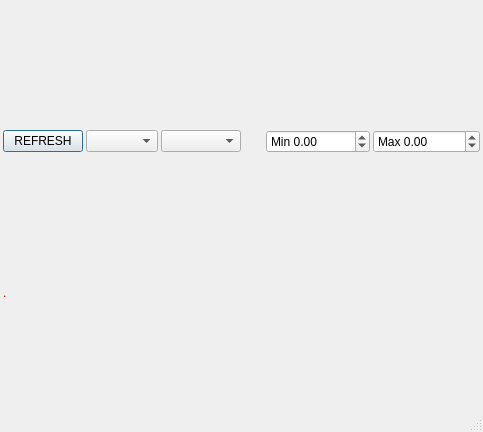
<?xml version="1.0" encoding="UTF-8"?>
<ui version="4.0">
 <class>Dialog</class>
 <widget class="QDialog" name="Dialog">
  <property name="geometry">
   <rect>
    <x>0</x>
    <y>0</y>
    <width>483</width>
    <height>432</height>
   </rect>
  </property>
  <property name="font">
   <font>
    <pointsize>9</pointsize>
   </font>
  </property>
  <property name="windowTitle">
   <string>Configure Axis</string>
  </property>
  <property name="autoFillBackground">
   <bool>true</bool>
  </property>
  <property name="sizeGripEnabled">
   <bool>true</bool>
  </property>
  <property name="modal">
   <bool>false</bool>
  </property>
  <layout class="QGridLayout" name="gridLayout">
   <property name="leftMargin">
    <number>3</number>
   </property>
   <property name="topMargin">
    <number>3</number>
   </property>
   <property name="rightMargin">
    <number>3</number>
   </property>
   <property name="bottomMargin">
    <number>0</number>
   </property>
   <property name="spacing">
    <number>3</number>
   </property>
   <item row="0" column="2">
    <widget class="QComboBox" name="subSelection">
     <property name="sizePolicy">
      <sizepolicy hsizetype="Maximum" vsizetype="Fixed">
       <horstretch>0</horstretch>
       <verstretch>0</verstretch>
      </sizepolicy>
     </property>
     <property name="minimumSize">
      <size>
       <width>80</width>
       <height>0</height>
      </size>
     </property>
     <property name="maximumSize">
      <size>
       <width>16777215</width>
       <height>16777215</height>
      </size>
     </property>
    </widget>
   </item>
   <item row="0" column="5">
    <widget class="QDoubleSpinBox" name="minValue">
     <property name="minimumSize">
      <size>
       <width>100</width>
       <height>0</height>
      </size>
     </property>
     <property name="prefix">
      <string>Min </string>
     </property>
     <property name="minimum">
      <double>-65535.000000000000000</double>
     </property>
     <property name="maximum">
      <double>65535.000000000000000</double>
     </property>
    </widget>
   </item>
   <item row="0" column="6">
    <widget class="QDoubleSpinBox" name="maxValue">
     <property name="minimumSize">
      <size>
       <width>100</width>
       <height>0</height>
      </size>
     </property>
     <property name="prefix">
      <string>Max </string>
     </property>
     <property name="minimum">
      <double>-65535.000000000000000</double>
     </property>
     <property name="maximum">
      <double>65535.000000000000000</double>
     </property>
    </widget>
   </item>
   <item row="0" column="1">
    <widget class="QComboBox" name="availableInputs">
     <property name="maximumSize">
      <size>
       <width>200</width>
       <height>16777215</height>
      </size>
     </property>
    </widget>
   </item>
   <item row="0" column="0">
    <widget class="QPushButton" name="pushButton">
     <property name="text">
      <string>REFRESH</string>
     </property>
    </widget>
   </item>
   <item row="1" column="0" colspan="7">
    <layout class="QGridLayout" name="gaugeLayout">
     <property name="spacing">
      <number>3</number>
     </property>
    </layout>
   </item>
   <item row="2" column="0" colspan="7">
    <layout class="QHBoxLayout" name="configLayout">
     <item>
      <widget class="QLabel" name="message">
       <property name="maximumSize">
        <size>
         <width>16777215</width>
         <height>20</height>
        </size>
       </property>
       <property name="styleSheet">
        <string notr="true">color: rgb(204, 0, 0);
font: 13pt &quot;Ubuntu&quot;;</string>
       </property>
       <property name="text">
        <string>.</string>
       </property>
      </widget>
     </item>
    </layout>
   </item>
  </layout>
 </widget>
 <resources>
  <include location="res.qrc"/>
 </resources>
 <connections>
  <connection>
   <sender>pushButton</sender>
   <signal>clicked()</signal>
   <receiver>Dialog</receiver>
   <slot>init()</slot>
   <hints>
    <hint type="sourcelabel">
     <x>57</x>
     <y>16</y>
    </hint>
    <hint type="destinationlabel">
     <x>49</x>
     <y>0</y>
    </hint>
   </hints>
  </connection>
  <connection>
   <sender>subSelection</sender>
   <signal>currentIndexChanged(int)</signal>
   <receiver>Dialog</receiver>
   <slot>subSelectionChanged(int)</slot>
   <hints>
    <hint type="sourcelabel">
     <x>217</x>
     <y>12</y>
    </hint>
    <hint type="destinationlabel">
     <x>322</x>
     <y>0</y>
    </hint>
   </hints>
  </connection>
  <connection>
   <sender>availableInputs</sender>
   <signal>currentIndexChanged(int)</signal>
   <receiver>Dialog</receiver>
   <slot>selectSensor(int)</slot>
   <hints>
    <hint type="sourcelabel">
     <x>123</x>
     <y>12</y>
    </hint>
    <hint type="destinationlabel">
     <x>141</x>
     <y>0</y>
    </hint>
   </hints>
  </connection>
 </connections>
 <slots>
  <slot>changeRange(bool)</slot>
  <slot>next()</slot>
  <slot>sineFit()</slot>
  <slot>pause(bool)</slot>
  <slot>dampedSineFit()</slot>
  <slot>init()</slot>
  <slot>selectSensor(int)</slot>
  <slot>subSelectionChanged(int)</slot>
  <slot>confirm()</slot>
 </slots>
</ui>
